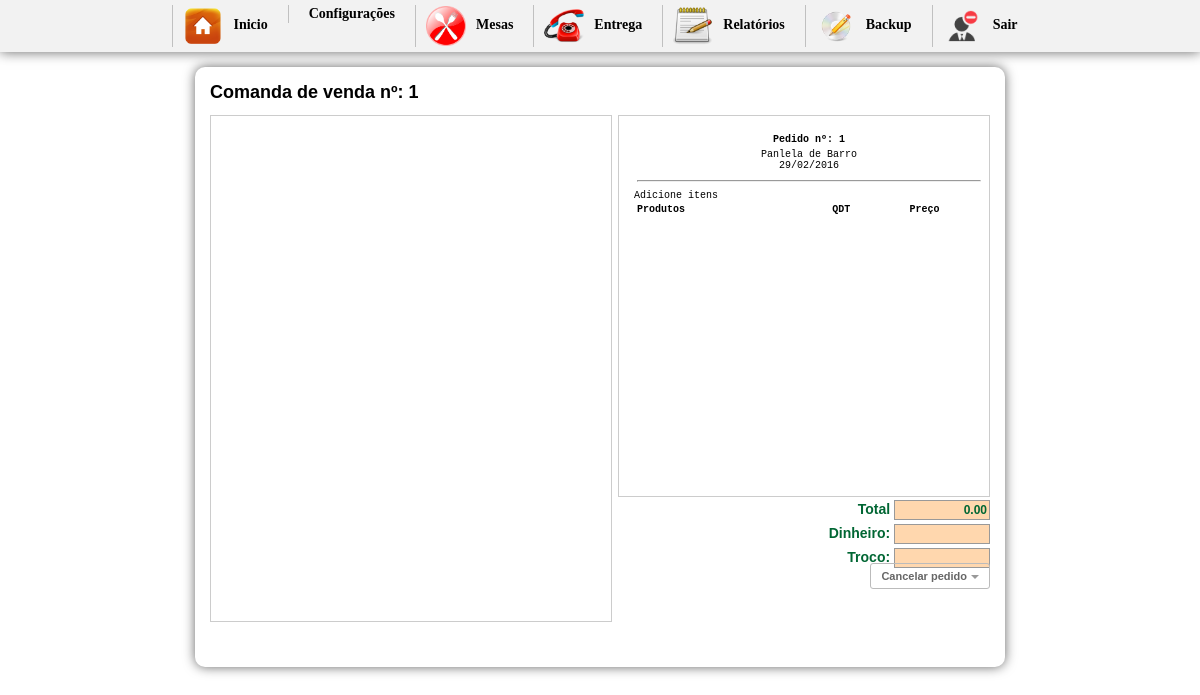
/inicio2.php?btn=nova (signed in), run on an earlier commit of the app's database.
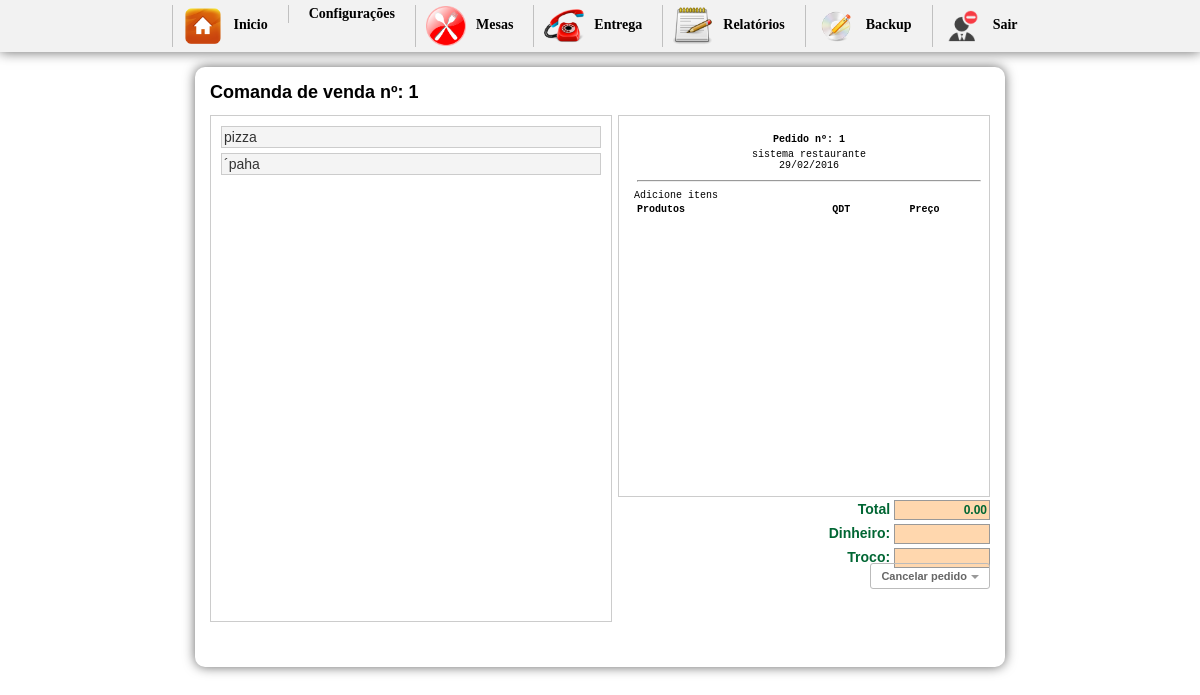
And on a later commit of the database.
### tables this page shows
CREATE TABLE `tbl_carrinho` (
  `id` int(11) NOT NULL AUTO_INCREMENT,
  `cod` int(11) NOT NULL,
  `nome` varchar(150) NOT NULL,
  `preco` varchar(10) NOT NULL,
  `qtd` int(11) NOT NULL,
  `comanda` int(200) NOT NULL,
  `data` date NOT NULL,
  `time` time NOT NULL,
  `id_mesa` int(30) NOT NULL,
  `situacao` int(2) NOT NULL,
  `idGarcon` varchar(200) NOT NULL,
  `status` int(1) NOT NULL,
  `destino` int(1) NOT NULL,
  `entregue` int(1) NOT NULL,
  `feito` int(1) NOT NULL,
  PRIMARY KEY (`id`)
);

CREATE TABLE `config` (
  `id_conf` int(30) NOT NULL,
  `empresa` varchar(200) NOT NULL,
  `telefone` varchar(30) NOT NULL,
  `pgarcon` int(10) NOT NULL,
  `ativo` int(2) NOT NULL
);

CREATE TABLE `tbl_produtos` (
  `cod` int(11) NOT NULL AUTO_INCREMENT,
  `nome` varchar(150) NOT NULL,
  `img` varchar(36) NOT NULL,
  `preco` varchar(10) NOT NULL,
  `id_categoria` int(30) NOT NULL,
  `destino` int(1) NOT NULL,
  PRIMARY KEY (`cod`)
);

### vender.php (the view, shortened to what this page needs)
<?php
  $sql1 = mysql_query("SELECT * FROM tbl_carrinho ORDER BY comanda DESC") or die(mysql_error());
  $cont1 = mysql_fetch_array($sql1);
  $numero1 = $cont1['comanda'];
  $proxima1 = $numero1 + 1;
  ?>
<h1>Comanda de venda nº: <?php echo $proxima1 ?></h1>
<div id="boxprodutos">
	<div id="comentarios2">
    <ul>
	<?php
	$seleciona = mysql_query("SELECT * FROM tbl_produtos WHERE id_categoria ='6' ORDER BY nome ASC") or die(mysql_error());
	$contar = mysql_num_rows($seleciona);
	if($contar == 0){
		echo "";
	}else{
		while($res_comentarios = mysql_fetch_array($seleciona)){
			$cod          = $res_comentarios['cod'];
			$nome         = $res_comentarios['nome'];
			$preco		  = $res_comentarios['preco'];
	?>
       <li><a href="cadastra.php?cod=<?php echo $cod ?>&nome=<?php echo $nome ?>&preco=<?php echo $preco ?>&qtd=1&comanda=<?php echo $proxima1 ?>" class="btn"><?php echo $nome; ?></a></li>
    <?php
		}
	}
	?>
    </ul>
    </div>
</div>
<div id="box">
	<div id="comentarios">
    <table width="100%" border="0" class="inputs">
  <tr>
  <td align="center"><strong>Pedido nº: <?php echo $proxima1 ?></strong></td>
  </tr>
  <tr>
   <?php $n = mysql_query("SELECT * FROM config");
 	$a = mysql_fetch_array($n);
 ?>
    <td align="center"><?php echo $a['empresa'] ?> <br/> <?php echo date("d/m/Y"); ?></td>
    </tr>
    <tr>
    <td><hr/></td>
    </tr>
</table>
    <table width="100%">
    <tr>
	  <td><strong>Produtos</strong></td>
      <td width="14%" align="center"><strong>QDT</strong></td>
	  <td align="center"><strong>Preço</strong></td>
	  </tr>
    </table>
 <div id="formulario">
    <?php $total = number_format($total, 2, '.', '.'); ?>
      <form name="formulario" action="" method="post" enctype="multipart/form-data">
            <span class="valores">Total </span>
        <input name="total" type="text" value="<?php echo $total ?>" size="8" maxlength="6" class="calc" readonly="true"/><br/>
            <span class="valores">Dinheiro: </span>
    <input name="dinheiro" type="text" size="8" maxlength="6"  class="calc" onkeyup="javascript:operacao('')" id="dinheiro-1" readonly="true"/><br/>
            <span class="valores">Troco: </span>
        <input name="troco" type="text" class="calc" size="8" maxlength="8" readonly="true"/><br/>
      </form>
      <a href="inicio.php"class="button">
  Cancelar pedido</a>
      </div>
  </div>
</div>

What changed in the data, as far as the page shows it:
added tbl_produtos: nome "pizza"
added tbl_produtos: nome "´paha"
changed config: empresa "Panlela de Barro" → "sistema restaurante"
